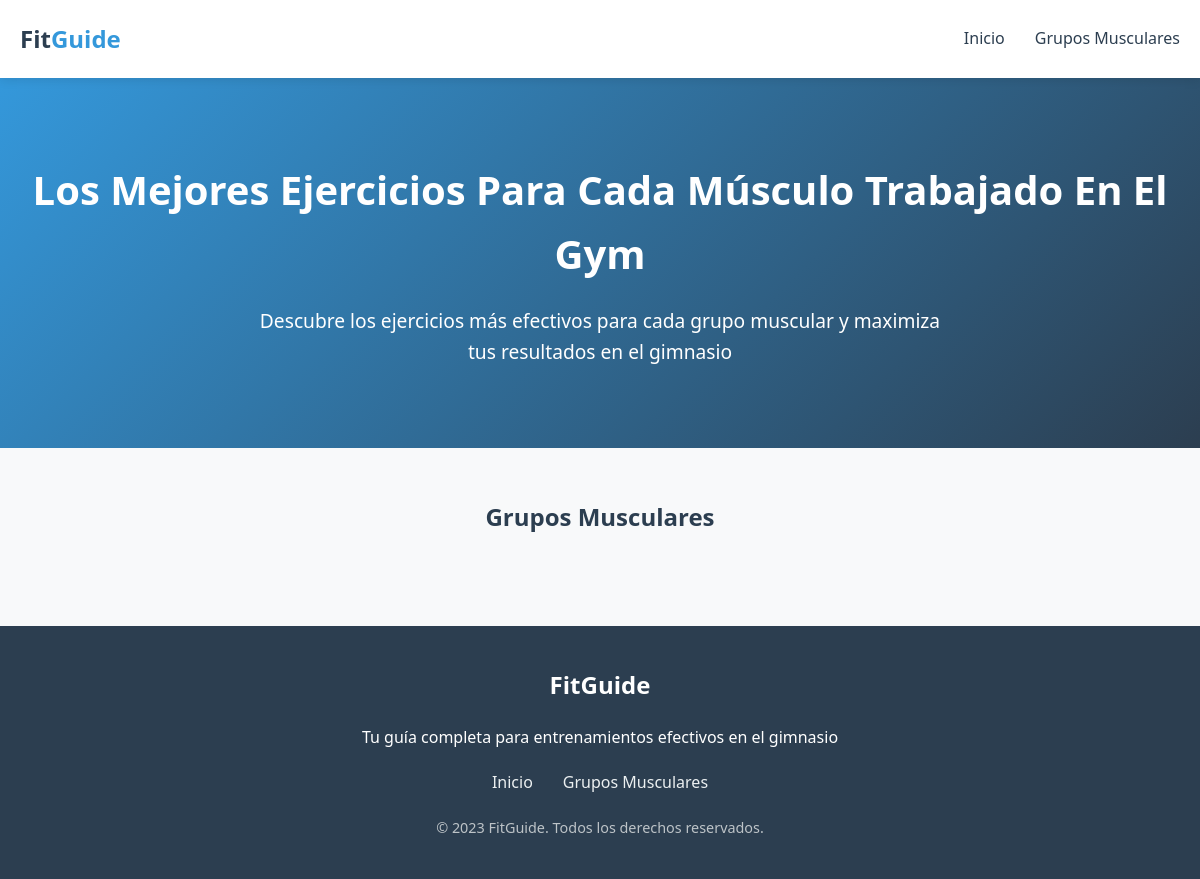
Before: / with the older database file.
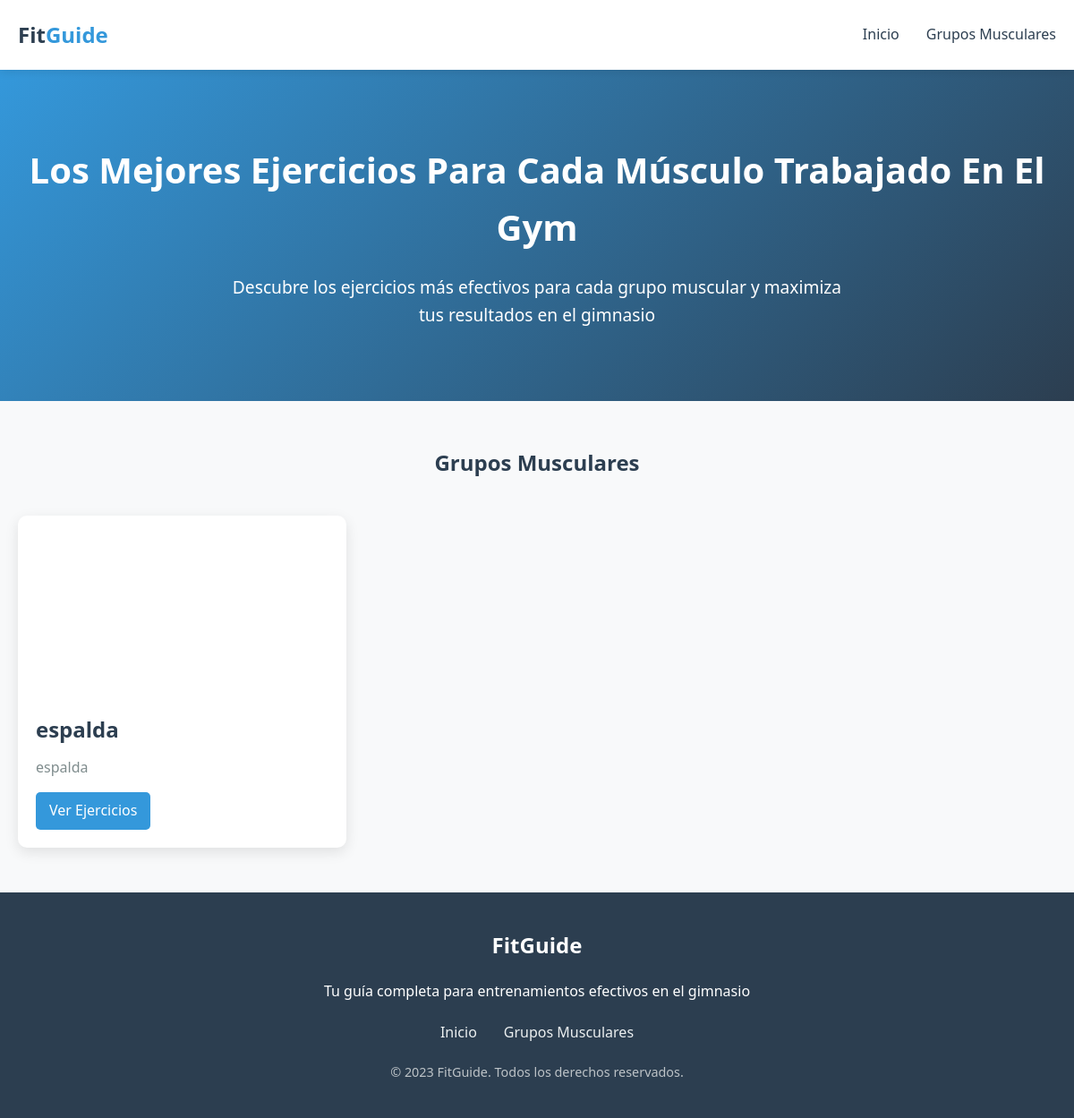
After: the same page with the newer database file.
### workout_app/models.py (models this page shows, shortened)
class GrupoMuscular(models.Model):
    nombre = models.CharField(max_length=100)
    descripcion = models.TextField()
    imagen = models.ImageField(upload_to='grupos_musculares/', blank=True, null=True)
    imagen_url = models.URLField(blank=True, null=True)
    orden = models.IntegerField(default=0)
    class Meta:
        verbose_name_plural = "Grupos Musculares"
        ordering = ['orden']

### workout_app/views.py (the view)
class HomeView(ListView):
    model = GrupoMuscular
    template_name = 'home.html'
    context_object_name = 'grupos_musculares'

### templates/home.html (shortened to what this page needs)
<!DOCTYPE html>
<html lang="es">
<head>
</head>
<body>
    <header>
        <div class="container">
            <div class="header-content">
                <div class="logo">Fit<span>Guide</span></div>
                <nav>
                    <ul>
                        <li><a href="#home">Inicio</a></li>
                        <li><a href="#muscles">Grupos Musculares</a></li>
                    </ul>
                </nav>
            </div>
        </div>
    </header>
    <section class="hero" id="home">
        <div class="container">
            <h1>Los Mejores Ejercicios Para Cada Músculo Trabajado En El Gym</h1>
            <p>Descubre los ejercicios más efectivos para cada grupo muscular y maximiza tus resultados en el gimnasio</p>
        </div>
    </section>
    <section class="container" id="muscles">
        <h2 style="text-align: center; margin-bottom: 40px; color: #2c3e50;">Grupos Musculares</h2>
        <div class="muscle-grid">
            {% for grupo in grupos_musculares %}
            <div class="muscle-card" data-muscle="{{ grupo.id }}">
                <div class="muscle-image" style="background-image: url('{% if grupo.imagen %}{{ grupo.imagen.url }}{% else %}{{ grupo.imagen_url|default:'https://images.unsplash.com/photo-1534367507877-0edd93bd013b?ixlib=rb-1.2.1&auto=format&fit=crop&w=500&q=60' }}{% endif %}');"></div>
                <div class="muscle-info">
                    <h3>{{ grupo.nombre }}</h3>
                    <p>{{ grupo.descripcion }}</p>
                    <a class="btn" onclick="openModal('{{ grupo.id }}')">Ver Ejercicios</a>
                </div>
            </div>
            {% endfor %}
        </div>
    </section>
    <footer>
        <div class="container">
            <div class="footer-content">
                <div class="footer-logo">FitGuide</div>
                <p>Tu guía completa para entrenamientos efectivos en el gimnasio</p>
                <ul class="footer-links">
                    <li><a href="#home">Inicio</a></li>
                    <li><a href="#muscles">Grupos Musculares</a></li>
                </ul>
                <div class="copyright">
                    &copy; 2023 FitGuide. Todos los derechos reservados.
                </div>
            </div>
        </div>
    </footer>
</body>
</html>

### templates/home.html (style rules this page uses)
* { margin: 0; padding: 0; box-sizing: border-box; font-family: 'Segoe UI', Tahoma, Geneva, Verdana, sans-serif; }
body { background-color: #f8f9fa; color: #333; line-height: 1.6; }
.container { max-width: 1200px; margin: 0 auto; padding: 0 20px; }
header { background-color: #fff; box-shadow: 0 2px 10px rgba(0,0,0,0.1); position: sticky; top: 0; z-index: 100; }
.header-content { display: flex; justify-content: space-between; align-items: center; padding: 20px 0; }
.logo { font-size: 24px; font-weight: 700; color: #2c3e50; }
.logo span { color: #3498db; }
nav ul { display: flex; list-style: none; }
nav ul li { margin-left: 30px; }
nav ul li a { text-decoration: none; color: #2c3e50; font-weight: 500; transition: color 0.3s; }
.hero { background: linear-gradient(135deg, #3498db, #2c3e50); color: white; padding: 80px 0; text-align: center; margin-bottom: 50px; }
.hero h1 { font-size: 2.5rem; margin-bottom: 20px; animation: fadeIn 1s ease-out; }
.hero p { font-size: 1.2rem; max-width: 700px; margin: 0 auto; animation: fadeIn 1.5s ease-out; }
.muscle-grid { display: grid; grid-template-columns: repeat(auto-fill, minmax(300px, 1fr)); gap: 30px; margin-bottom: 50px; }
.muscle-card { background: white; border-radius: 10px; overflow: hidden; box-shadow: 0 5px 15px rgba(0,0,0,0.1); transition: transform 0.3s, box-shadow 0.3s; cursor: pointer; }
.muscle-image { height: 200px; background-size: cover; background-position: center; }
.muscle-info { padding: 20px; }
.muscle-info h3 { font-size: 1.5rem; margin-bottom: 10px; color: #2c3e50; }
.muscle-info p { color: #7f8c8d; margin-bottom: 15px; }
.btn { display: inline-block; background: #3498db; color: white; padding: 8px 15px; border-radius: 5px; text-decoration: none; font-weight: 500; transition: background 0.3s; }
footer { background-color: #2c3e50; color: white; padding: 40px 0; text-align: center; margin-top: 50px; }
.footer-content { max-width: 700px; margin: 0 auto; }
.footer-logo { font-size: 24px; font-weight: 700; margin-bottom: 20px; }
.footer-links { display: flex; justify-content: center; list-style: none; margin: 20px 0; }
.footer-links li { margin: 0 15px; }
.footer-links a { color: #ecf0f1; text-decoration: none; transition: color 0.3s; }
.copyright { margin-top: 20px; color: #bdc3c7; font-size: 0.9rem; }

Changed rows visible on the page:
added GrupoMuscular: nombre "espalda", descripcion "espalda"
